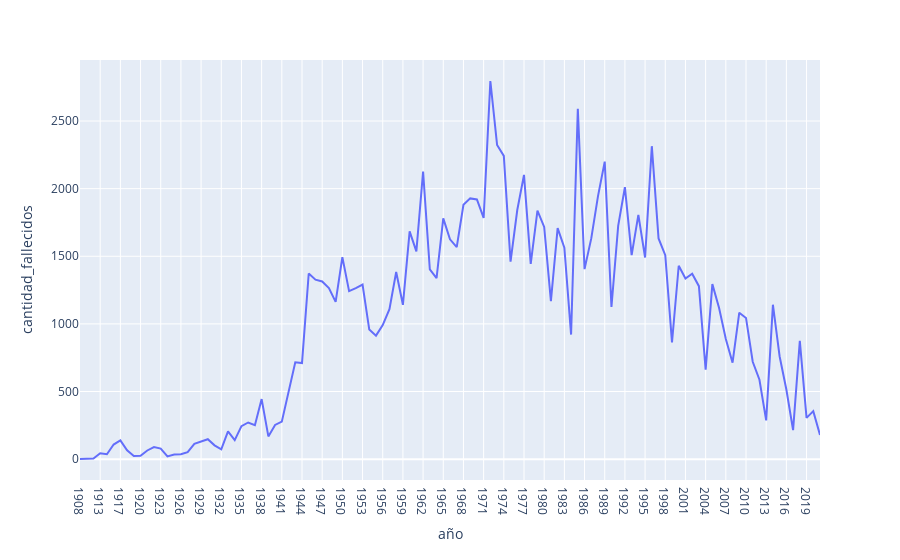

Notebook source saved alongside this figure:
### Markdown cell above
+

### Code cell
# Agrupar los fallecidos por año
df_tendencia = df.groupby('año')['cantidad_fallecidos'].sum().reset_index()

# Crear el gráfico de tendencia
fig = px.line(df_tendencia, x='año', y='cantidad_fallecidos')

# Mostrar el gráfico
fig.show()

### Figure 1 — Plotly figure (JSON) as saved in the notebook; plotly's stock layout.template omitted (floating-point values rounded to 4 significant figures)
{"data": [{"hovertemplate": "año=%{x}<br>cantidad_fallecidos=%{y}<extra></extra>", "legendgroup": "", "line": {"color": "#636efa", "dash": "solid"}, "marker": {"symbol": "circle"}, "mode": "lines", "name": "", "orientation": "v", "showlegend": false, "type": "scatter", "x": ["1908", "1909", "1912", "1913", "1915", "1916", "1917", "1918", "1919", "1920", "1921", "1922", "1923", "1924", "1925", "1926", "1927", "1928", "1929", "1930", "1931", "1932", "1933", "1934", "1935", "1936", "1937", "1938", "1939", "1940", "1941", "1942", "1943", "1944", "1945", "1946", "1947", "1948", "1949", "1950", "1951", "1952", "1953", "1954", "1955", "1956", "1957", "1958", "1959", "1960", "1961", "1962", "1963", "1964", "1965", "1966", "1967", "1968", "1969", "1970", "1971", "1972", "1973", "1974", "1975", "1976", "1977", "1978", "1979", "1980", "1981", "1982", "1983", "1984", "1985", "1986", "1987", "1988", "1989", "1990", "1991", "1992", "1993", "1994", "1995", "1996", "1997", "1998", "1999", "2000", "2001", "2002", "2003", "2004", "2005", "2006", "2007", "2008", "2009", "2010", "2011", "2012", "2013", "2014", "2015", "2016", "2017", "2018", "2019", "2020", "2021"], "xaxis": "x", "y": [1, 1, 5, 43, 36, 108, 138, 65, 23, 25, 64, 89, 78, 20, 34, 36, 52, 113, 133, 147, 102, 73, 206, 140, 244, 271, 251, 444, 168, 253, 277, 497, 716, 710, 1373, 1327, 1314, 1265, 1163, 1494, 1242, 1265, 1291, 958, 913, 991, 1109, 1384, 1141, 1684, 1536, 2127, 1403, 1339, 1780, 1625, 1568, 1881, 1928, 1920, 1784, 2796, 2323, 2242, 1460, 1842, 2102, 1444, 1838, 1717, 1168, 1708, 1564, 921, 2590, 1405, 1632, 1945, 2200, 1125, 1725, 2011, 1508, 1806, 1491, 2314, 1632, 1508, 863, 1430, 1336, 1371, 1279, 662, 1294, 1118, 888, 713, 1083, 1044, 720, 587, 287, 1142, 759, 515, 214, 874, 305, 355, 178], "yaxis": "y"}], "layout": {"legend": {"tracegroupgap": 0}, "margin": {"t": 60}, "xaxis": {"anchor": "y", "domain": [0, 1], "title": {"text": "año"}}, "yaxis": {"anchor": "x", "domain": [0, 1], "title": {"text": "cantidad_fallecidos"}}}}
